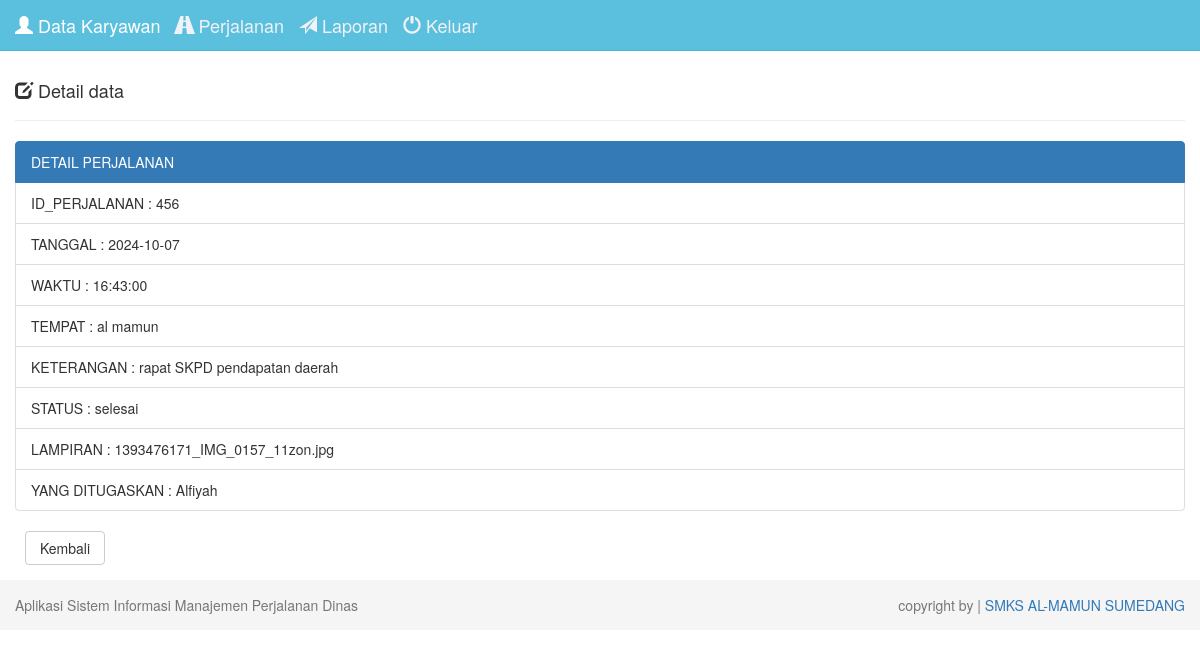
Page /index.php?page=perjalanan-detail&id=456 (signed in) on the committed database.
### tables this page shows
CREATE TABLE `perjalanan` (
  `id_perjalanan` int(20) NOT NULL,
  `tempat` varchar(255) NOT NULL,
  `tanggal` date NOT NULL,
  `waktu` time NOT NULL,
  `jenis_tugas` varchar(30) NOT NULL,
  `keterangan` varchar(255) NOT NULL,
  `status` varchar(255) NOT NULL,
  `lampiran` varchar(255) NOT NULL
);

CREATE TABLE `penugasan` (
  `id_penugasan` bigint(16) NOT NULL,
  `id_perjalanan` int(20) NOT NULL,
  `id_user` int(20) NOT NULL
);

CREATE TABLE `user` (
  `id_user` int(9) NOT NULL,
  `username` varchar(30) NOT NULL,
  `password` varchar(30) NOT NULL,
  `jabatan` varchar(20) NOT NULL,
  `bidang` varchar(20) NOT NULL,
  `telp` varchar(20) NOT NULL,
  `email` varchar(30) NOT NULL,
  `level` varchar(30) NOT NULL,
  `nip` varchar(9) NOT NULL
);

### perjalanan/detail.php (the view, shortened to what this page needs)
<div class="row">
    <div class="col-md-12">
        <div class="page-header">
            <h4>
                <i class="glyphicon glyphicon-edit"></i>
                Detail data
            </h4>
        </div>
        <?php
        if (isset($_GET['id'])) {
            $id_perjalanan  = $_GET['id'];
            $query = mysqli_query($db, "SELECT * FROM perjalanan WHERE id_perjalanan='$id_perjalanan'") or die('Query Error : ' . mysqli_error($db));
            while ($data  = mysqli_fetch_assoc($query)) {
                $id_perjalanan   = $data['id_perjalanan'];
                $tempat  = $data['tempat'];
                $tanggal   = $data['tanggal'];
                $waktu   = $data['waktu'];
                $keterangan   = $data['keterangan'];
                $status   = $data['status'];
                $lampiran   = $data['lampiran'];
            }
        }
        ?>
        <ul class="list-group">
            <li class="list-group-item active">DETAIL PERJALANAN</li>
            <li class="list-group-item"> ID_PERJALANAN : <?php echo $id_perjalanan; ?></li>
            <li class="list-group-item"> TANGGAL : <?php echo $tanggal; ?></li>
            <li class="list-group-item"> WAKTU : <?php echo $waktu; ?></li>
            <li class="list-group-item"> TEMPAT : <?php echo $tempat; ?></li>
            <li class="list-group-item"> KETERANGAN : <?php echo $keterangan; ?></li>
            <li class="list-group-item"> STATUS : <?php echo $status; ?></li>
            <li class="list-group-item"> LAMPIRAN : <?php echo $lampiran; ?></li>
            <li class="list-group-item"> YANG DITUGASKAN :
            <?php
      $query = "SELECT penugasan.*, user.username FROM penugasan JOIN user ON user.id_user = penugasan.id_user WHERE id_perjalanan = $id_perjalanan";
      $result = mysqli_query($db, $query);
      foreach ($result as $data) {
        $username = $data['username'];
      ?>
        <?php echo $username; ?>
      <?php
      }
      ?>
      </li>
        </ul>
        <div class="form-group">
            <a href="index.php" class="btn btn-default btn-reset">Kembali</a>
        </div>
    </div>
</div>
</div>

### assets/css/style.css (style rules this page uses)
body { padding-top: 40px; }
.btn-reset { width: 80px; margin-left: 10px; }

### rows in the picture
perjalanan: id_perjalanan "456", tanggal "2024-10-07", waktu "16:43:00", tempat "al mamun", keterangan "rapat SKPD pendapatan daerah", status "selesai", lampiran "1393476171_IMG_0157_11zon.jpg"
penugasan: id_user.username "Alfiyah"
